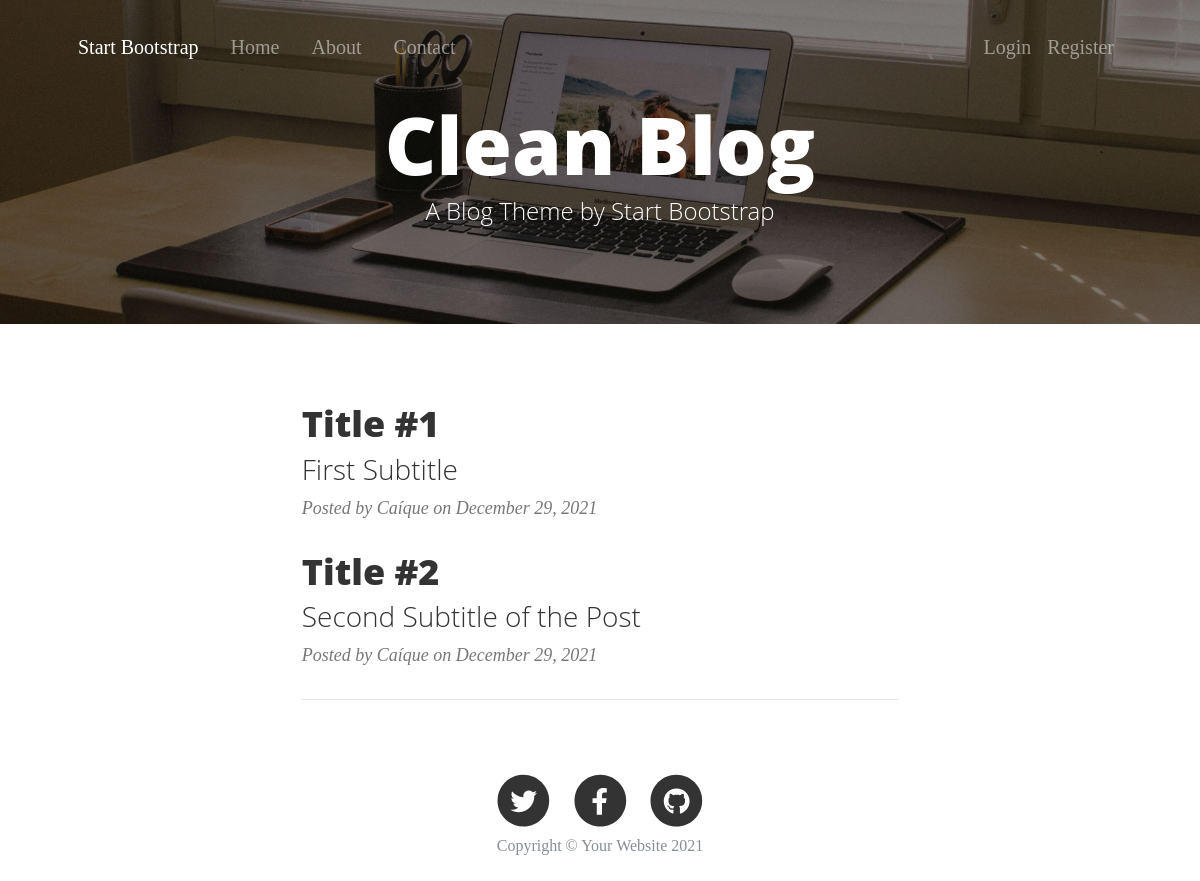
The page /index on the database as committed earlier.
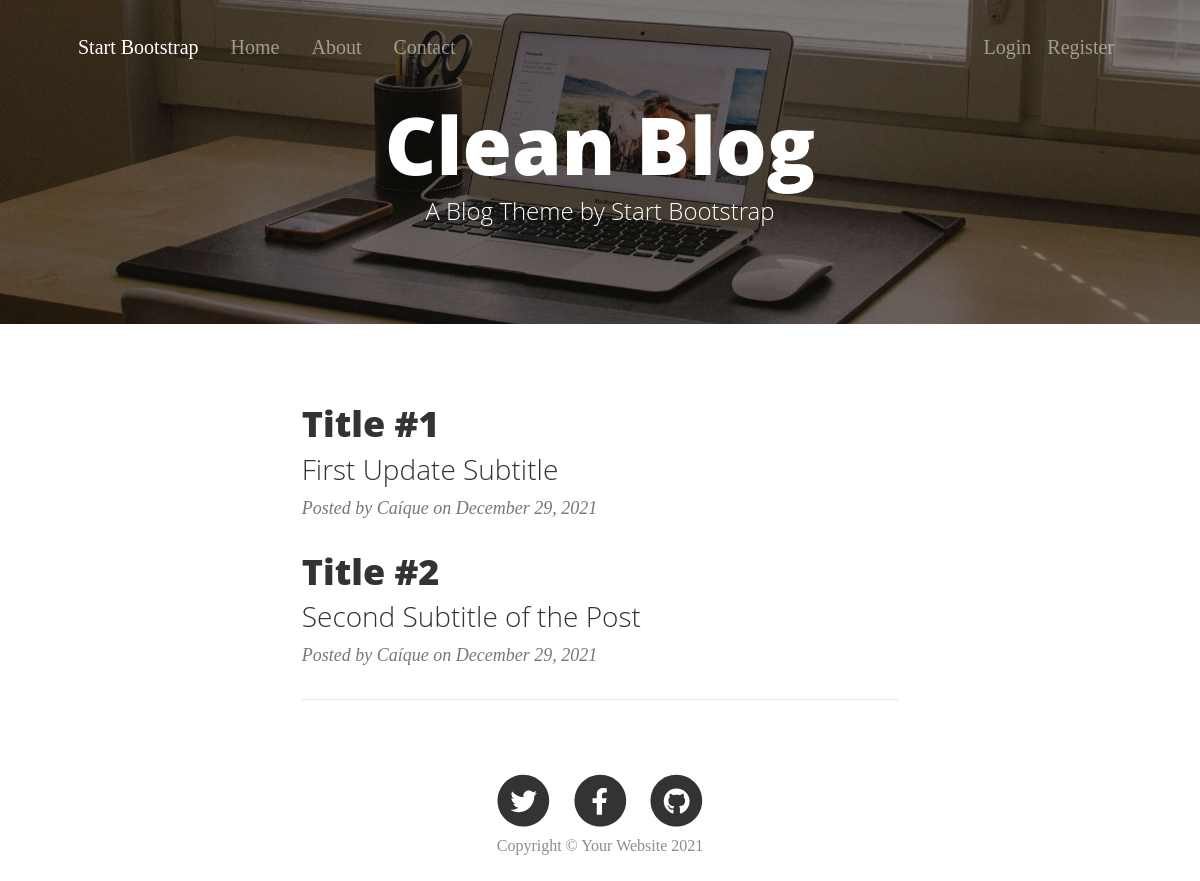
The same page on the database as committed later.
### app/models.py (models this page shows, shortened)
class Blogpost(db.Model):
    id = db.Column(db.Integer, primary_key=True)
    title = db.Column(db.String(50))
    subtitle = db.Column(db.String(50))
    date_posted = db.Column(db.DateTime)
    content = db.Column(db.Text)
    user_id = db.Column(db.Integer, db.ForeignKey('user.id'), nullable=False)

class User(db.Model, UserMixin):
    id = db.Column(db.Integer, primary_key=True)
    username = db.Column(db.String(20), unique=True, nullable=False)
    email = db.Column(db.String(60), unique=True, nullable=False)
    image_file = db.Column(db.String(20), nullable=False,default='default.jpg')
    password = db.Column(db.String(60), nullable=False)
    posts = db.relationship('Blogpost', backref='author', lazy=True)

### app/routes.py (the view)
@app.route('/')
@app.route('/index')
def index():
    posts = Blogpost.query.all()
    return render_template('index.html', posts=posts)

### app/templates/index.html
{% extends "layout.html" %}
{% block content %}
        <header class="masthead image-size" style="background-image: url('{{ url_for('static', filename='home-bg.jpg') }}')">
            <div class="container position-relative px-4 px-lg-5">
                <div class="row gx-4 gx-lg-5 justify-content-center">
                    <div class="col-md-10 col-lg-8 col-xl-7">
                        <div class="site-heading">
                            <h1>Clean Blog</h1>
                            <span class="subheading">A Blog Theme by Start Bootstrap</span>
                        </div>
                    </div>
                </div>
            </div>
        </header>
        <div class="container px-4 px-lg-5">
            <div class="row gx-4 gx-lg-5 justify-content-center">
                <div class="col-md-10 col-lg-8 col-xl-7">
                    {% for blogpost in posts %}
                    <div class="post-preview">
                        <a href="{{ url_for('post', post_id=blogpost.id) }}">
                            <h2 class="post-title">{{ blogpost.title }}</h2>
                            <h3 class="post-subtitle">{{ blogpost.subtitle }}</h3>
                        </a>
                        <p class="post-meta">
                            Posted by
                            {{ blogpost.author.username }}
                            on {{ blogpost.date_posted.strftime('%B %d, %Y') }}
                        </p>
                    </div>
                    {% endfor %}
                    <hr class="my-4" />
                </div>
            </div>
        </div>
    </body>
</html>
{% endblock content %}

Rows that differ between the two databases and show on the page:
changed Blogpost "Title #1": subtitle "First Subtitle" → "First Update Subtitle"
